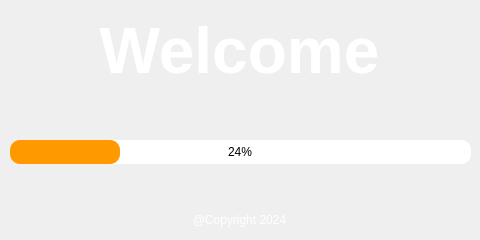
<?xml version="1.0" encoding="UTF-8"?>
<ui version="4.0">
 <class>Form</class>
 <widget class="QWidget" name="Form">
  <property name="geometry">
   <rect>
    <x>0</x>
    <y>0</y>
    <width>480</width>
    <height>240</height>
   </rect>
  </property>
  <property name="minimumSize">
   <size>
    <width>480</width>
    <height>240</height>
   </size>
  </property>
  <property name="maximumSize">
   <size>
    <width>480</width>
    <height>240</height>
   </size>
  </property>
  <property name="windowTitle">
   <string>Form</string>
  </property>
  <property name="styleSheet">
   <string notr="true"/>
  </property>
  <widget class="QLabel" name="label">
   <property name="geometry">
    <rect>
     <x>9</x>
     <y>9</y>
     <width>461</width>
     <height>86</height>
    </rect>
   </property>
   <property name="styleSheet">
    <string notr="true">color:white;
</string>
   </property>
   <property name="text">
    <string>&lt;html&gt;&lt;head/&gt;&lt;body&gt;&lt;p&gt;&lt;span style=&quot; font-size:48pt; font-weight:700;&quot;&gt;Welcome&lt;/span&gt;&lt;/p&gt;&lt;/body&gt;&lt;/html&gt;</string>
   </property>
   <property name="alignment">
    <set>Qt::AlignCenter</set>
   </property>
  </widget>
  <widget class="QProgressBar" name="progressBar">
   <property name="geometry">
    <rect>
     <x>10</x>
     <y>140</y>
     <width>461</width>
     <height>24</height>
    </rect>
   </property>
   <property name="styleSheet">
    <string notr="true">QProgressBar{
border-radius: 10px;
background-color: rgb(255, 255, 255);
	font: 700 12pt &quot;Consolas&quot;;
}
QProgressBar::chunk{
border-radius: 10px;
background-color:  #ff9900;
}

</string>
   </property>
   <property name="value">
    <number>24</number>
   </property>
   <property name="alignment">
    <set>Qt::AlignCenter</set>
   </property>
  </widget>
  <widget class="QLabel" name="copyright_label">
   <property name="geometry">
    <rect>
     <x>14</x>
     <y>210</y>
     <width>451</width>
     <height>20</height>
    </rect>
   </property>
   <property name="font">
    <font/>
   </property>
   <property name="styleSheet">
    <string notr="true">color:white;</string>
   </property>
   <property name="text">
    <string>@Copyright 2024</string>
   </property>
   <property name="alignment">
    <set>Qt::AlignCenter</set>
   </property>
  </widget>
  <widget class="QLabel" name="background_label">
   <property name="geometry">
    <rect>
     <x>0</x>
     <y>0</y>
     <width>480</width>
     <height>240</height>
    </rect>
   </property>
   <property name="minimumSize">
    <size>
     <width>480</width>
     <height>240</height>
    </size>
   </property>
   <property name="maximumSize">
    <size>
     <width>480</width>
     <height>240</height>
    </size>
   </property>
   <property name="styleSheet">
    <string notr="true">background-image: url(:/newPrefix/loadScreen_white.jpg);</string>
   </property>
   <property name="text">
    <string/>
   </property>
   <property name="pixmap">
    <pixmap>Design_Images/loadscreen_black1.jpg</pixmap>
   </property>
   <property name="scaledContents">
    <bool>true</bool>
   </property>
  </widget>
  <zorder>background_label</zorder>
  <zorder>label</zorder>
  <zorder>progressBar</zorder>
  <zorder>copyright_label</zorder>
 </widget>
 <resources>
  <include location="Design_Images/test.qrc"/>
  <include location="Design_Images/test.qrc"/>
 </resources>
 <connections/>
</ui>
